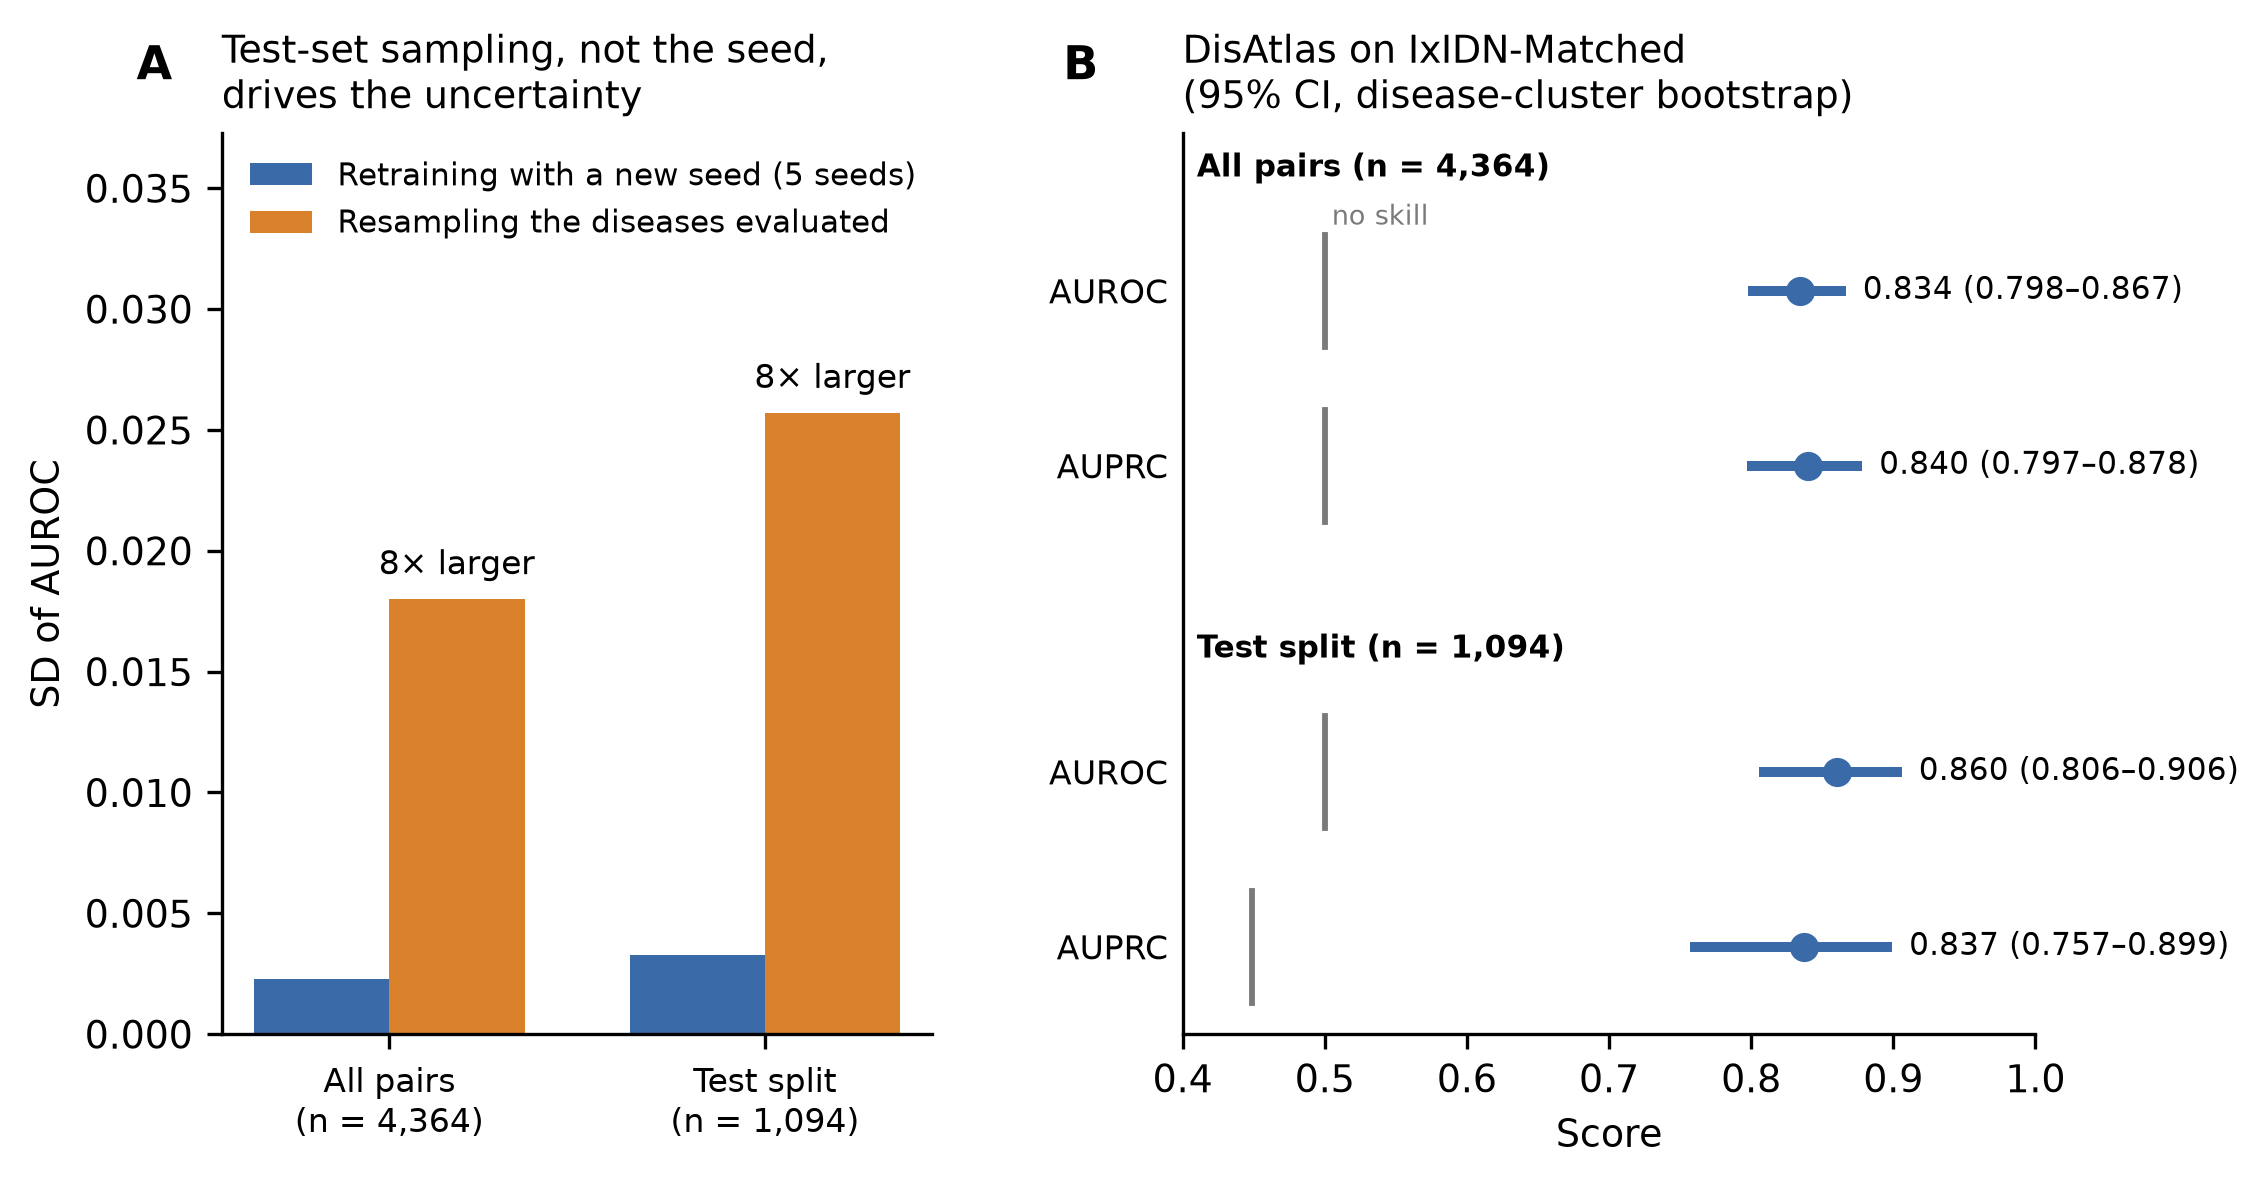

Recreate this plot in Python.
#!/usr/bin/env python
"""Supplementary figure: seed vs sampling uncertainty on IxIDN-Matched (current five-seed DisAtlas ensemble).

Layout matches the earlier FIGURES/uncertainty_quantification.png: (A) SD of AUROC across the five training seeds vs
across the disease-cluster bootstrap (B = 2,000), all pairs and test split, annotated with the ratio; (B) AUROC/AUPRC of
the ensemble with 95% disease-cluster bootstrap CIs and the no-skill line (0.5 for AUROC, positive fraction for AUPRC).
Scores: five-seed gene-anchored embedding cosine of the released model.
Inputs (data/derived/uncertainty):
  seed_vs_sample_sd.tsv     SD of AUROC across the five seeds (seed_sd) and across the disease-cluster bootstrap (sample_sd_cluster)
  headline_cosine_ci.tsv    ensemble AUROC/AUPRC with 95% disease-cluster bootstrap CI (B = 2,000; n, n_pos)
usage: python figures/SI/si_uncertainty.py
"""
import os, sys
import sys as _s, pathlib as _p; _s.path.insert(0, str(_p.Path(__file__).resolve().parents[2] / 'src')); import disatlas.deterministic  # noqa: E402,F401  reproducible PDF/SVG bytes
import numpy as np, pandas as pd
import matplotlib; matplotlib.use("Agg")
import matplotlib.pyplot as plt

HERE = os.path.dirname(os.path.abspath(__file__)); REPO = os.path.abspath(os.path.join(HERE, "..", ".."))
DV = os.path.join(REPO, "data", "derived", "uncertainty")
SVS = os.path.join(DV, "seed_vs_sample_sd.tsv")
HC = os.path.join(DV, "headline_cosine_ci.tsv")
OUT = os.path.join(HERE, "si_uncertainty.png")
STR = {"all": ("all_4364", "All pairs"), "test": ("test_test_heldout", "Test split")}

sv = pd.read_csv(SVS, sep="\t").query("metric == 'auroc'").set_index("stratum")
hc = pd.read_csv(HC, sep="\t").iloc[:, :8]
hc.columns = ["metric", "stratum", "n", "n_pos", "value", "lo", "hi", "B"]
hc = hc[hc.metric.isin(["AUROC p", "AUPRC p"]) & hc.stratum.isin(["all", "test"])].copy()
hc["metric"] = hc.metric.str.split().str[0]
assert len(hc) == 4 and (hc.B.astype(int) == 2000).all(), hc
N = {s: int(hc[hc.stratum == s].n.iloc[0]) for s in STR}; NP = {s: int(hc[hc.stratum == s].n_pos.iloc[0]) for s in STR}

rows = []
plt.rcParams.update({"font.family": "DejaVu Sans", "font.size": 9, "axes.spines.top": False, "axes.spines.right": False})
BLUE, ORANGE, GREY = "#3a6aa8", "#d9822b", "#7a7a7a"
fig, (a1, a2) = plt.subplots(1, 2, figsize=(7.8, 3.9), dpi=300, gridspec_kw=dict(width_ratios=[1, 1.2], wspace=0.32))

# ---- A
x = np.arange(2); w = 0.36
seed = [sv.loc[STR[s][0], "seed_sd"] for s in STR]; samp = [sv.loc[STR[s][0], "sample_sd_cluster"] for s in STR]
a1.bar(x - w / 2, seed, w, color=BLUE, label="Retraining with a new seed (5 seeds)")
a1.bar(x + w / 2, samp, w, color=ORANGE, label="Resampling the diseases evaluated")
for i, s in enumerate(STR):
    ratio = samp[i] / seed[i]
    a1.text(x[i] + w / 2, samp[i] + 0.0007, "%d\u00d7 larger" % round(ratio), ha="center", va="bottom", fontsize=8)
    rows += [("A", STR[s][1], "seed SD of AUROC", seed[i], SVS + ":seed_sd"),
             ("A", STR[s][1], "disease-cluster bootstrap SD of AUROC", samp[i], SVS + ":sample_sd_cluster"),
             ("A", STR[s][1], "ratio (label rounded)", ratio, "derived")]
a1.set_xticks(x); a1.set_xticklabels(["%s\n(n = %s)" % (STR[s][1], format(N[s], ",")) for s in STR], fontsize=8)
a1.set_ylabel("SD of AUROC"); a1.set_ylim(0, max(samp) * 1.45)
a1.legend(frameon=False, fontsize=7.5, loc="upper left")
a1.set_title("Test-set sampling, not the seed,\ndrives the uncertainty", loc="left", fontsize=9)
a1.text(-0.12, 1.06, "A", transform=a1.transAxes, fontsize=11, fontweight="bold")

# ---- B
ys, labs = [], []; y = 0
for s in STR:
    a2.text(0.41, y - 0.3, "%s (n = %s)" % (STR[s][1], format(N[s], ",")), fontsize=7.5, fontweight="bold", va="center")
    for m in ("AUROC", "AUPRC"):
        y -= 1; r = hc[(hc.stratum == s) & (hc.metric == m)].iloc[0]
        ns = 0.5 if m == "AUROC" else NP[s] / N[s]
        a2.plot([ns, ns], [y - 0.32, y + 0.32], color=GREY, lw=1.4)
        a2.plot([r.lo, r.hi], [y, y], color=BLUE, lw=2.4, solid_capstyle="butt"); a2.plot(r.value, y, "o", color=BLUE, ms=6)
        a2.text(r.hi + 0.012, y, "%.3f (%.3f\u2013%.3f)" % (r.value, r.lo, r.hi), va="center", fontsize=7.5)
        ys.append(y); labs.append(m)
        rows += [("B", STR[s][1], m, r.value, HC), ("B", STR[s][1], m + " 95% CI low", r.lo, HC),
                 ("B", STR[s][1], m + " 95% CI high", r.hi, HC), ("B", STR[s][1], m + " no-skill line", ns,
                 "0.5" if m == "AUROC" else HC + ":n_pos/n")]
    y -= 0.75
a2.text(0.505, ys[0] + 0.34, "no skill", fontsize=6.5, color=GREY, va="bottom")
a2.set_yticks(ys); a2.set_yticklabels(labs, fontsize=8); a2.tick_params(axis="y", length=0)
a2.set_xlim(0.4, 1.0); a2.set_ylim(min(ys) - 0.5, -0.1); a2.set_xlabel("Score")
a2.spines["left"].set_visible(True)
a2.set_title("DisAtlas on IxIDN-Matched\n(95% CI, disease-cluster bootstrap)", loc="left", fontsize=9)
a2.text(-0.14, 1.06, "B", transform=a2.transAxes, fontsize=11, fontweight="bold")

os.makedirs(os.path.dirname(OUT), exist_ok=True)
fig.savefig(OUT, bbox_inches="tight", facecolor="white"); fig.savefig(OUT[:-4] + ".pdf", bbox_inches="tight", facecolor="white")
rows = [r[:4] + [os.path.relpath(str(r[4]).split(":")[0], REPO).replace(os.sep, "/") + (":" + str(r[4]).split(":", 1)[1] if ":" in str(r[4]) else "")] for r in map(list, rows)]  # repo-relative sources
pd.DataFrame(rows, columns=["panel", "stratum", "quantity", "value", "source"]).to_csv(OUT[:-4] + "_values.tsv", sep="\t", index=False)
print("wrote", OUT)
